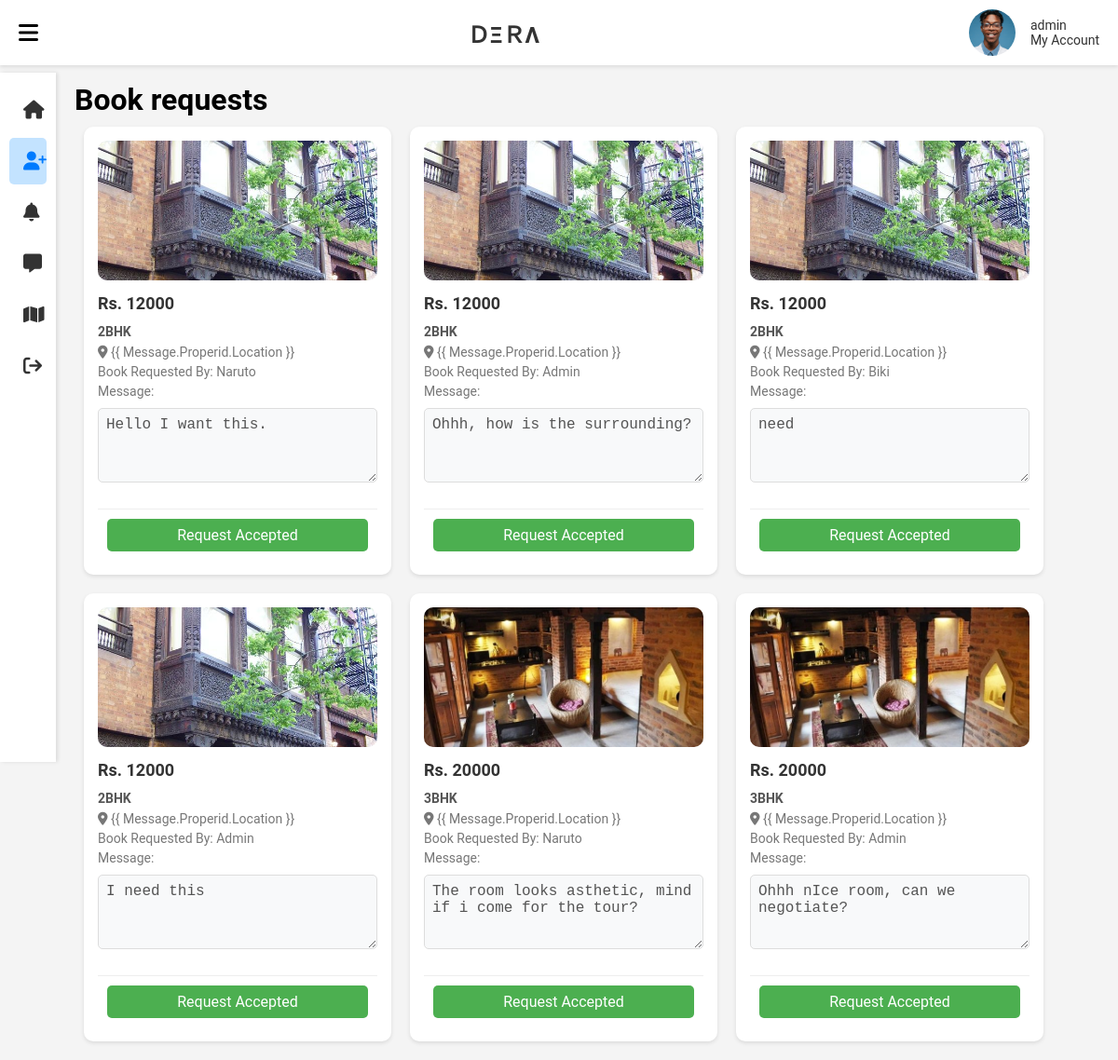
The page /property/bookRequest/1 (signed in) on the database its author committed.
### property/models.py (models this page shows, shortened)
class BookReq(models.Model):
    booker = models.ForeignKey(User, on_delete=models.CASCADE)
    properid = models.ForeignKey(property, on_delete=models.CASCADE)
    message = models.TextField()
    status = models.CharField(max_length=20, default='pending')
    created_at = models.DateTimeField(auto_now_add=True)

class property(models.Model):
    owner = models.ForeignKey(User, on_delete= models.CASCADE, related_name="owner")
    property_img = models.ImageField(upload_to="images/")
    description = models.TextField()
    price = models.IntegerField()
    location = models.CharField(max_length=100)
    published_at = models.DateTimeField(auto_now_add=True)

### property/views.py (the view)
# urls.py: path('bookRequest/<int:userName>', views.book_request, name="bookRequest"),
def book_request(request, userName):
    user_properties = property.objects.filter(owner=userName)
    book_requests = BookReq.objects.filter(properid__in=user_properties).select_related('properid', 'booker')
    property_ids = book_requests.values_list('properid', flat=True).distinct()
    room_cards = property.objects.filter(pk__in=property_ids)
    print(f"Found {len(room_cards)} properties with requests")
    print(f"Found {len(book_requests)} book requests")
    messages_by_property = {}
    for req in book_requests:
        if req.properid_id not in messages_by_property:
            messages_by_property[req.properid_id] = []
        messages_by_property[req.properid_id].append(req)
    return render(request, "property/book_request.html", {
        "room_cards": room_cards,
        "messages": book_requests,
        "messages_by_property": messages_by_property
    })

### property/templates/property/book_request.html (shortened to what this page needs)
{% extends 'property/layout.html' %} {% load static %}  {% block body %}
<div class="navbar">
  <div id="menu" onclick="toggleNavbar()">
    <i class="fa-solid fa-bars"></i>
  </div>
  <h1>ＤΞＲΛ</h1>
  <div class="userarea">
    <div class="userimg">
      <img
        src="{% static 'assets/img/userIcon.jpg' %}"
        alt="user"
        class="userimg"
      />
    </div>
    <div class="usernav">
      {% if request.user.is_authenticated %}
      <p>{{ request.user }}</p>
      <a
        href="{% url 'userdashboard' request.user.id %}"
        style="text-decoration: none"
        ><p>My Account</p></a
      >
      {% else %}
      <p>Sign In</p>
      {% endif %}
    </div>
  </div>
</div>
<main>
  <div id="listings">
    <div class="vertical_navbar collapsed">
      <a href="{% url 'user_view' request.user.username %}">
        <i class="fa-solid fa-house"></i>
      </a>
      <a href="{% url 'bookRequest' request.user.id %}" class="selected">
        <i class="fa-solid fa-user-plus"></i>
      </a>
      <a href="">
        <i class="fa-solid fa-bell"></i>
      </a>
      <a href="{% url 'message' %}">
        <i class="fa-solid fa-message"></i>
      </a>
      <a href="{% url 'userprop' request.user.username %}">
        <i class="fa-solid fa-map"></i>
      </a>
      <a href="{% url 'logout' %}">
        <i class="fa-solid fa-arrow-right-from-bracket"></i>
      </a>
    </div>
    <div class="main-content">
      <h1>Book requests</h1>
      <section id="room_card">
        {% for message in messages %}
        <div class="room_card">
          <a
            href="{% url 'viewproperty' message.properid.id %}"
            style="text-decoration: none"
          >
            <img src="{{ message.properid.property_img.url }}" />
            <h3>Rs. {{ message.properid.price }}</h3>
            <b style="text-transform: uppercase"
              >{{ message.properid.description }}</b
            >
            <p id="location">
              <i class="fa-solid fa-location-dot"></i> {{
              message.properid.location }}
            </p>
            <p>Book Requested by: {{ message.booker }}</p>
            <p>
              Message: <br />
              <textarea disabled>{{ message.message }}</textarea>
            </p>
            <div class="room_foot" id="buttons-{{ message.id }}">
              {% csrf_token %} {% if message.status == 'accepted' %}
              <div class="status-accepted">Request Accepted</div>
              {% elif message.status == 'rejected' %}
              <div class="status-rejected">Request Rejected</div>
              {% endif %}
            </div>
          </a>
        </div>
        {% empty %}
        <div class="no-requests">
          <p>No book requests available.</p>
        </div>
        {% endfor %}
      </section>
    </div>
  </div>
</main>
{% endblock %}

### users/static/assets/css/rent_gallery.css (style rules this page uses)
* { padding: 0; margin: 0; box-sizing: border-box; }
body { font-family: "Roboto", sans-serif; background-color: #f4f4f4; }
#listings { display: grid; grid-template-columns: 7% 43% 50%; gap: 0; margin-top: 8px; }
.navbar { display: flex; justify-content: space-between; align-items: center; padding: 10px 20px; background-color: #fff; box-shadow: 0 2px 4px rgba(0, 0, 0, 0.1); }
.navbar h1 { font-family: "Roboto", sans-serif; font-size: 24px; color: #333; }
.userarea { display: flex; align-items: center; gap: 16px; }
.userimg { width: 50px; height: 50px; border-radius: 50%; object-fit: cover; }
.usernav p { margin: 0; font-size: 14px; color: #333; }
.vertical_navbar { background-color: #fff; padding: 10px; box-shadow: 2px 0 4px rgba(0, 0, 0, 0.1); width: 200px; transition: width 0.3s ease, opacity 0.3s ease; overflow: hidden; }
.vertical_navbar.collapsed { width: 60px; }
.vertical_navbar a { display: flex; align-items: center; padding: 10px; margin: 5px 0; text-decoration: none; color: #333; border-radius: 5px; transition: background-color 0.3s; }
.vertical_navbar > .selected { background-color: #c3e3ff; color: #007bff; }
.vertical_navbar i { font-size: 20px; margin-right: 10px; }
.room_foot { display: flex; justify-content: space-between; align-items: center; padding: 10px; border-top: 1px solid #eee; }
#room_card { display: grid; grid-template-columns: repeat(auto-fill, minmax(250px, 1fr)); gap: 20px; padding: 10px; }
#menu i { cursor: pointer; font-size: 24px; }
.room_card { background-color: #fff; border-radius: 10px; box-shadow: 0 2px 4px rgba(0, 0, 0, 0.1); padding: 15px; transition: transform 0.3s, box-shadow 0.3s; text-transform: capitalize; }
.room_card img { width: 100%; height: 150px; object-fit: cover; border-radius: 10px; }
.room_card h3 { font-size: 18px; margin: 10px 0; color: #333; }
.room_card b { font-size: 14px; color: #555; }
.room_card p { font-size: 14px; color: #777; margin: 5px 0; }
textarea { width: 100%; padding: 10px; font-size: 1rem; border: 1px solid #ccc; border-radius: 4px; resize: none; }
#listings { display: grid; grid-template-columns: auto 1fr; gap: 20px; margin-top: 8px; }
.main-content { flex-grow: 1; margin-left: 60px; transition: margin-left 0.3s ease; }
.vertical_navbar { width: 200px; transition: width 0.3s ease; position: fixed; height: calc(100vh - 60px); z-index: 1000; background-color: #fff; box-shadow: 2px 0 4px rgba(0, 0, 0, 0.1); }
.vertical_navbar a { display: flex; align-items: center; padding: 15px; margin: 5px 0; text-decoration: none; color: #333; border-radius: 5px; transition: background-color 0.3s; }
.vertical_navbar, .main-content, #map-overlay, .filter-select { transition: all 0.3s cubic-bezier(0.4, 0, 0.2, 1); }

### property/templates/property/book_request.html (style rules this page uses)
#room_card { display: flex; flex-wrap: wrap; gap: 20px; padding: 10px; cursor: pointer; }
.room_card { display: grid; grid-template-columns: repeat(auto-fill, minmax(300px, 300px)); background-color: #fff; border-radius: 10px; box-shadow: 0 2px 4px rgba(0, 0, 0, 0.1); padding: 15px; transition: transform 0.3s, box-shadow 0.3s; }
.room_card img { width: 100%; height: 150px; object-fit: cover; border-radius: 10px; }
.room_card h3 { font-size: 18px; margin: 10px 0; color: #333; }
.room_card b { font-size: 14px; color: #555; }
.room_card p { font-size: 14px; color: #777; margin: 5px 0; }
.main-content { padding: 10px 20px; }
.status-accepted { background-color: #4caf50; color: white; padding: 8px 15px; border-radius: 5px; text-align: center; width: 100%; }
textarea { width: 100%; min-height: 80px; margin: 10px 0; padding: 8px; border: 1px solid #ddd; border-radius: 5px; resize: vertical; background-color: #f8f9fa; }
.room_foot { margin-top: 15px; display: flex; gap: 10px; justify-content: center; }

### rows shown on the page
BookReq: properid.property_img (picture), properid.price "12000", properid.description "2BHK", booker "Naruto", message "Hello I want this.", status "Request Accepted"
BookReq: properid.property_img (picture), properid.price "12000", properid.description "2BHK", booker "Admin", message "Ohhh, how is the surrounding?", status "Request Accepted"
BookReq: properid.property_img (picture), properid.price "12000", properid.description "2BHK", booker "Biki", message "need", status "Request Accepted"
BookReq: properid.property_img (picture), properid.price "12000", properid.description "2BHK", booker "Admin", message "I need this", status "Request Accepted"
BookReq: properid.property_img (picture), properid.price "20000", properid.description "3BHK", booker "Naruto", message "The room looks asthetic, mind if i come for the tour?", status "Request Accepted"
BookReq: properid.property_img (picture), properid.price "20000", properid.description "3BHK", booker "Admin", message "Ohhh nIce room, can we negotiate?", status "Request Accepted"

### other values the page prints
{{ request.user }} "admin"
